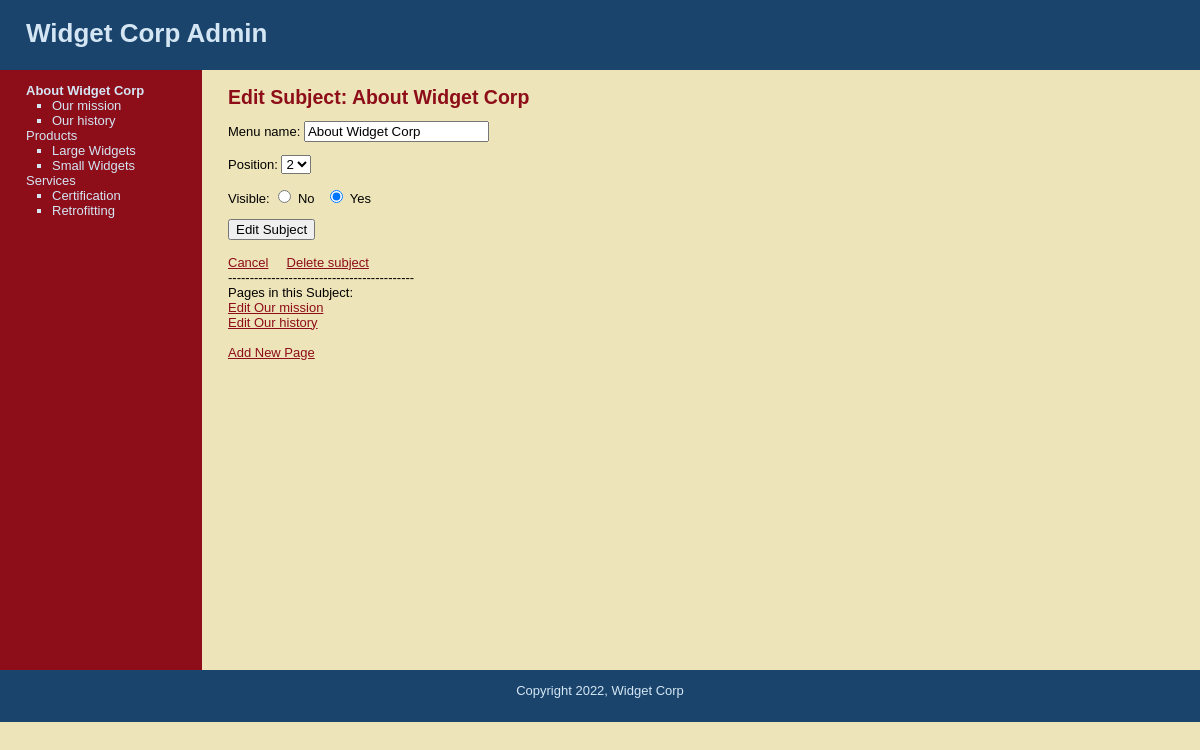
The page /edit_subject.php?subject=26 (signed in) on the database its author committed.
### tables this page shows
CREATE TABLE `subjects` (
  `id` int(11) NOT NULL,
  `menu_name` varchar(30) NOT NULL,
  `position` int(3) NOT NULL,
  `visible` tinyint(1) NOT NULL
);

CREATE TABLE `pages` (
  `id` int(11) NOT NULL,
  `subject_id` int(11) NOT NULL,
  `menu_name` varchar(30) NOT NULL,
  `position` int(3) NOT NULL,
  `visible` tinyint(1) NOT NULL,
  `content` text DEFAULT NULL
);

### public/edit_subject.php (the view, shortened to what this page needs)
<?php require_once("../includes/db_connection.php"); ?>
<?php require_once("../includes/functions.php"); ?>
<?php find_selected_page(); ?>
<?php include("../includes/layouts/header.php"); ?>
<div id="main">
  <div id="navigation">
		<?php echo navigation($current_subject, $current_page); ?>
  </div>
  <div id="page">
		<h2>Edit Subject: <?php echo htmlentities($current_subject["menu_name"]); ?></h2>
		<form action="edit_subject.php?subject=<?php echo urlencode($current_subject["id"]); ?>" method="post">
		  <p>Menu name:
		    <input type="text" name="menu_name" value="<?php echo htmlentities($current_subject["menu_name"]); ?>" />
		  </p>
		  <p>Position:
		    <select name="position">
				<?php
					$subject_set = find_all_subjects(false);
					$subject_count = mysqli_num_rows($subject_set);
					for($count=1; $count <= $subject_count; $count++) {
						echo "<option value=\"{$count}\"";
						if ($current_subject["position"] == $count) {
							echo " selected";
						}
						echo ">{$count}</option>";
					}
				?>
		    </select>
		  </p>
		  <p>Visible:
		    <input type="radio" name="visible" value="0" <?php if ($current_subject["visible"] == 0) { echo "checked"; } ?> /> No
		    &nbsp;
		    <input type="radio" name="visible" value="1" <?php if ($current_subject["visible"] == 1) { echo "checked"; } ?>/> Yes
		  </p>
		  <input type="submit" name="submit" value="Edit Subject" />
		</form>
		<br />
		<a href="manage_content.php">Cancel</a>
		<a href="delete_subject.php?subject=<?php echo urlencode($current_subject["id"]); ?>" onclick="return confirm('Are you sure?');">Delete subject</a>
		<br>
		<?php echo "-------------------------------------------";
		$pg=find_pages_for_subject($current_subject["id"]);
		echo nl2br("\nPages in this Subject:\n");
		while($row = mysqli_fetch_assoc($pg))
		{   $r=$row["menu_name"];
			echo nl2br("<a href="."edit_page.php?page={$row["id"]} ".">Edit {$r}</a>\n");
		}
		echo "<br>"."<a href="."new_page.php?subj={$current_subject["id"]} ".">Add New Page</a>";
		?>
	</div>
</div>
<?php include("../includes/layouts/footer.php"); ?>

### includes/functions.php (shortened to what this page needs)
<?php require_once("../includes/db_connection.php"); ?>
<?php
	function find_all_subjects($public=true) {
		global $connection;
		$query  = "SELECT * ";
		$query .= "FROM subjects ";
		$query .= "ORDER BY position ASC";
		$subject_set = mysqli_query($connection, $query);
		return $subject_set;
	}
	function find_pages_for_subject($subject_id, $public=true) {
		global $connection;
		$safe_subject_id = mysqli_real_escape_string($connection, $subject_id);
		$query  = "SELECT * ";
		$query .= "FROM pages ";
		$query .= "WHERE subject_id = {$safe_subject_id} ";
		if ($public) {
			$query .= "AND visible = 1 ";
		}
		$query .= "ORDER BY position ASC";
		$page_set = mysqli_query($connection, $query);
		return $page_set;
	}
	function find_subject_by_id($subject_id, $public=true) {
		global $connection;
		$safe_subject_id = mysqli_real_escape_string($connection, $subject_id);
		$query  = "SELECT * ";
		$query .= "FROM subjects ";
		$query .= "WHERE id = {$safe_subject_id} ";
		$query .= "LIMIT 1";
		$subject_set = mysqli_query($connection, $query);
		if($subject = mysqli_fetch_assoc($subject_set)) {
			return $subject;
		} else {
			return null;
		}
	}
	function find_selected_page($public=false) {
		if (isset($_GET["subject"])) {
			$current_subject = find_subject_by_id($_GET["subject"], $public);
			if ($current_subject && $public) {
				$current_page = find_default_page_for_subject($current_subject["id"]);
			} else {
				$current_page = null;
			}
		} elseif (isset($_GET["page"])) {
			$current_subject = null;
			$current_page = find_page_by_id($_GET["page"], $public);
		} else {
			$current_subject = null;
			$current_page = null;
		}
	}
	function navigation($subject_array, $page_array) {
		$output = "<ul class=\"subjects\">";
		$subject_set = find_all_subjects(false);
		while($subject = mysqli_fetch_assoc($subject_set)) {
			$output .= "<li";
			if ($subject_array && $subject["id"] == $subject_array["id"]) {
				$output .= " class=\"selected\"";
			}
			$output .= ">";
			$output .= "<a href=\"manage_content.php?subject=";
			$output .= urlencode($subject["id"]);
			$output .= "\">";
			$output .= htmlentities($subject["menu_name"]);
			$output .= "</a>";
			$page_set = find_pages_for_subject($subject["id"], false);
			$output .= "<ul class=\"pages\">";
			while($page = mysqli_fetch_assoc($page_set)) {
				$output .= "<li";
				$output .= ">";
				$output .= "<a href=\"manage_content.php?page=";
				$output .= urlencode($page["id"]);
				$output .= "\">";
				$output .= htmlentities($page["menu_name"]);
				$output .= "</a></li>";
			}
			$output .= "</ul></li>";
		}
		$output .= "</ul>";
		return $output;
	}
?>

### public/stylesheets/public.css (style rules this page uses)
html { height: 100%; width: 100%; }
body { width: 100%; height: 100%; margin: 0; padding: 0; border: 0; font-family: Verdana, Arial, Helvetica, sans-serif; font-size: 13px; line-height: 15px; background: #EEE4B9; }
a { color: #8D0D19; }
#main { height: 600px; width: 100%; margin: 0; padding: 0; background: #EEE4B9; }
#navigation { float: left; width: 150px; height: 100%; margin: 0; padding: 0 2em; color: #D4E6F4; background: #8D0D19; }
#navigation a { color: #D4E6F4; text-decoration: none; }
ul.subjects { margin: 1em 0; padding-left: 0; list-style: none; }
ul.pages { padding-left: 2em; list-style: square; font-weight: normal; }
.selected { font-weight: bold; }
#page { float: left; height: 100%; padding-left: 2em; vertical-align: top; background: #EEE4B9; }
#page h2 { color: #8D0D19; margin-top: 1em; }

### rows shown on the page
subjects: value "About Widget Corp", menu_name "About Widget Corp", position "2", visible "☑"
pages: value "Our mission", id+menu_name "Edit Our mission"
pages: value "Our history", id+menu_name "Edit Our history"
subjects: value "Products"
pages: value "Large Widgets"
pages: value "Small Widgets"
subjects: value "Services"
pages: value "Certification"
pages: value "Retrofitting"
